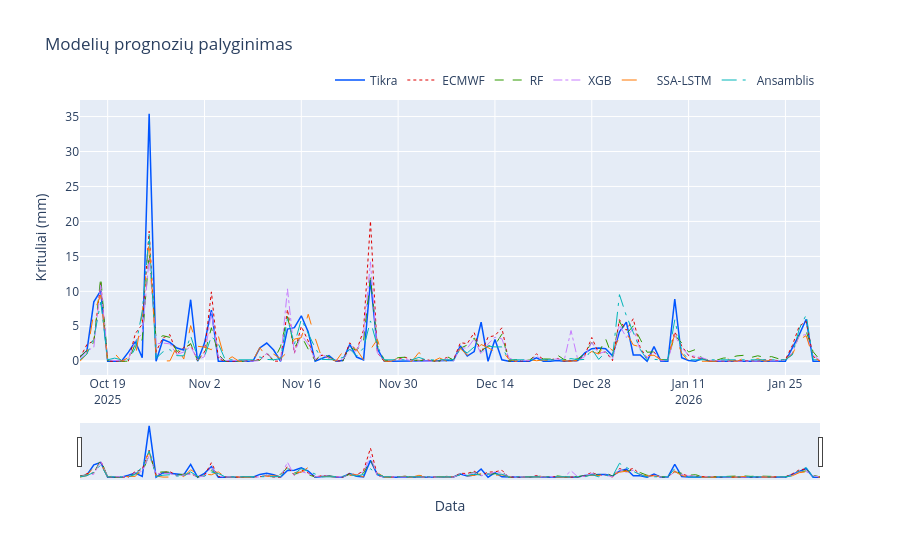

The notebook cell this image was saved under:
### Code cell
plot_prognozes_plotly(df_ensemble, MODEL_COLS_ENS)
